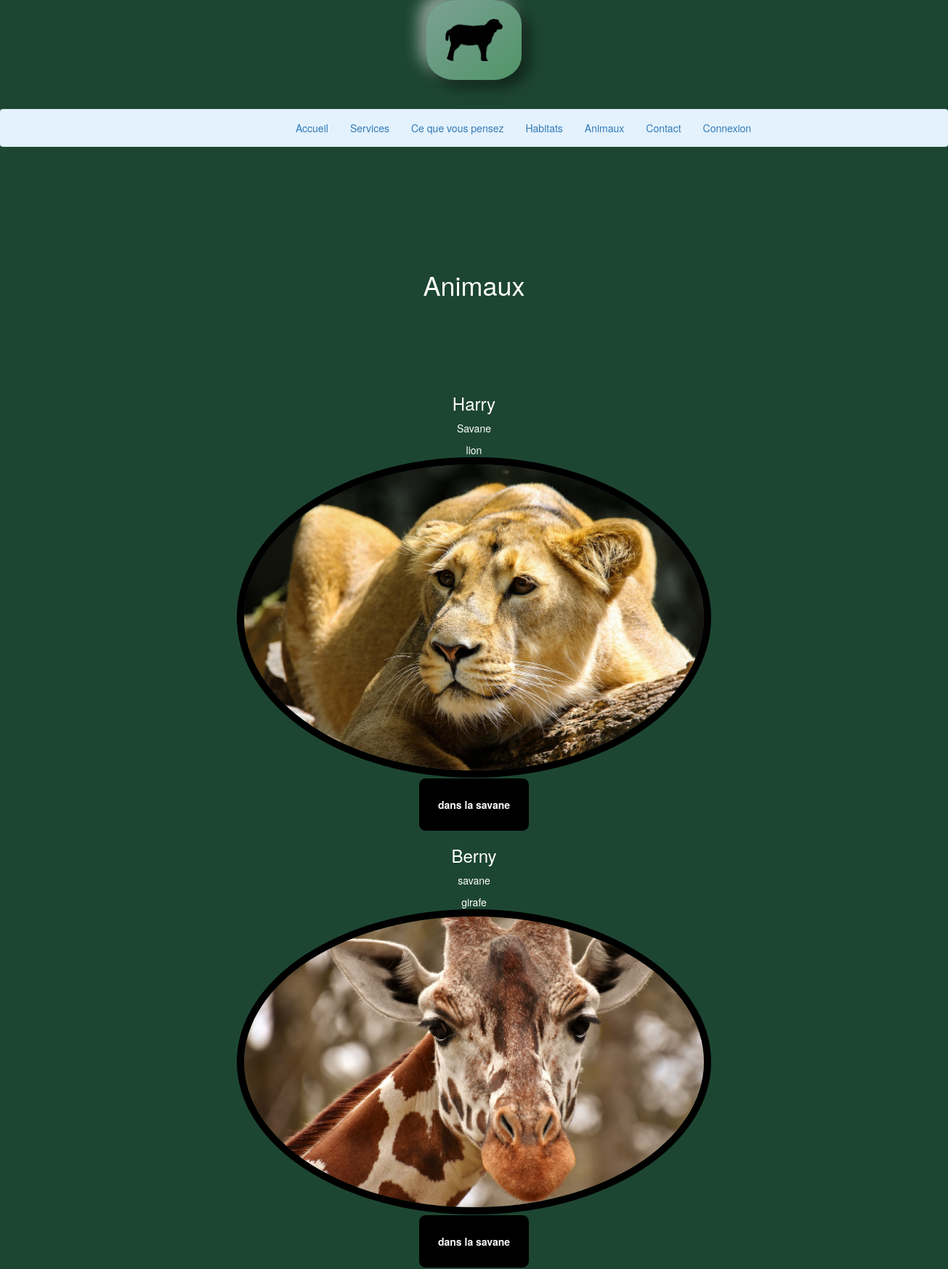
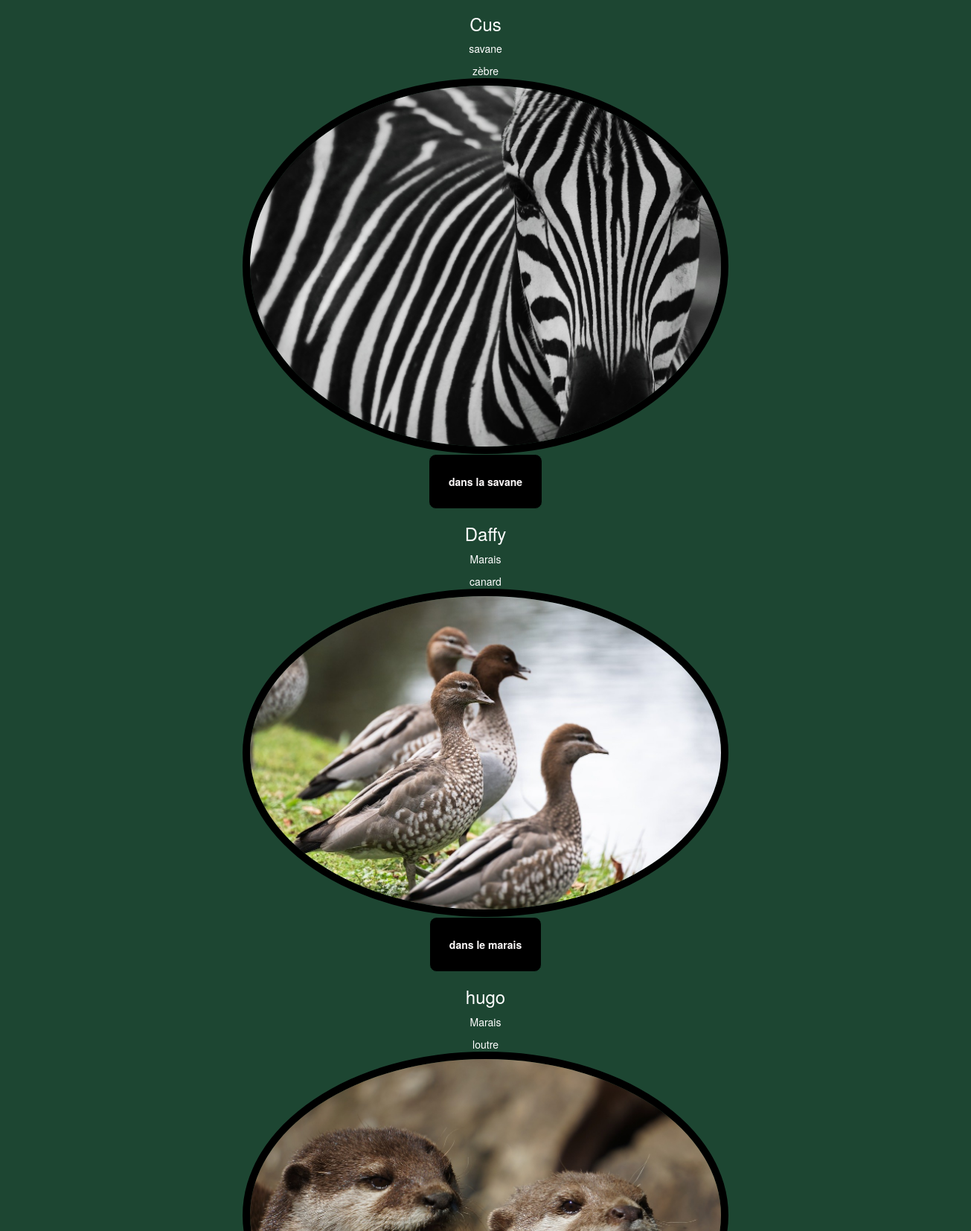
The app's page /php/animal.php (upper part) with its own data (2 pictures, top to bottom).
### tables this page shows
CREATE TABLE `animaux` (
  `id` int NOT NULL AUTO_INCREMENT,
  `prenom` varchar(255) NOT NULL,
  `race` varchar(255) NOT NULL,
  `habitat` varchar(255) NOT NULL,
  `view` int DEFAULT '0',
  PRIMARY KEY (`id`)
);

### php/animal.php (the view, shortened to what this page needs)
<!DOCTYPE html>
<html lang="fr">
<head>
  <link rel="stylesheet" href="https://maxcdn.bootstrapcdn.com/bootstrap/3.4.1/css/bootstrap.min.css">
  <link rel="stylesheet" type="text/css" href="../css/styles.css" />
</head>
<body class='vitrine-accueil'>
  <?php include "_partial/header.php"; ?>
  <br>
  <?php include "_partial/navbar.php"; ?>
  <br>
  <?php
  require('connexion.php');
  $query = "SELECT * FROM animaux";
  $result = mysqli_query($conn, $query);
  if ($result) {
    $row = mysqli_fetch_all($result, MYSQLI_ASSOC);
  } else {
    echo "Error: " . mysqli_error($conn) . $row . $query;
  }
  function updateView($id)
  {
    global $conn;
    $sql = 'UPDATE animaux SET view = view + 1 WHERE id = ?';
    $stmt = $conn->prepare($sql);
    $stmt->bind_param('i', $id);
    return $stmt->execute();
  }
  ?>
  <h1>Animaux</h1>
  <?php foreach ($row as $animal) : ?>
    <div class="card central-card">
      <div class="card-body central-card">
        <h3 class="card-title"><?php echo $animal['prenom']; ?></h3>
        <p class="card-text"><?php echo $animal['habitat']; ?></p>
        <p href="#"><?php echo $animal['race']; ?>
          <?php if (strpos($animal['race'], 'lion') !== false) : ?>
            <br>
            <img src="../images/lion1.jpg" alt="Lion" class="card-img-top">
            <br>
            <a id="savane" href="Lion_sante.php" onclick="<?php updateView($animal['id']) ?>" class="btn btn-primary form-btn">dans la savane</a>
          <?php elseif (strpos($animal['race'], 'girafe') !== false) : ?>
            <br>
            <img src="../images/girafe1.jpg" alt="Girafe" class="card-img-top">
            <br>
            <a id="savane" href="girafe_sante.php" onclick="<?php updateView($animal['id']) ?>" class="btn btn-primary form-btn">dans la savane</a>
          <?php elseif (strpos($animal['race'], 'zèbre') !== false) : ?>
            <br>
            <img src="../images/zebra2.jpg" alt="Zèbre" class="card-img-top">
            <br>
            <a id="savane" href="zebre_sante.php" onclick="<?php updateView($animal['id']) ?>" class="btn btn-primary form-btn">dans la savane</a>
          <?php elseif (strpos($animal['race'], 'chimpanze') !== false) : ?>
            <br>
            <img src="../images/chimpanzee3.jpg" alt="Chimpanze" class="card-img-top">
            <br>
            <a id="jungle" href="chimpanze_sante.php" onclick="<?php updateView($animal['id']) ?>" class="btn btn-primary form-btn">dans la Jungle</a>
          <?php elseif (strpos($animal['race'], 'aigle') !== false) : ?>
            <br>
            <img src="../images/aigle1.jpg" alt="Aigle" class="card-img-top">
            <br>
            <a id="jungle" href="aigle_sante.php" onclick="<?php updateView($animal['id']) ?>" class="btn btn-primary form-btn">dans la Jungle</a>
          <?php elseif (strpos($animal['race'], 'jaguar') !== false) : ?>
            <br>
            <img src="../images/jaguar1.jpg" alt="Jaguar" class="card-img-top">
            <br>
            <a id="jungle" href="jaguar_sante.php" onclick="<?php updateView($animal['id']) ?>" class="btn btn-primary form-btn">dans la Jungle</a>
          <?php elseif (strpos($animal['race'], 'cigogne') !== false) : ?>
            <br>
            <img src="../images/cigogne1.jpg" alt="Cigogne" class="card-img-top">
            <br>
            <a id="marais" href="cigogne_sante.php" onclick="<?php updateView($animal['id']) ?>" class="btn btn-primary form-btn">dans le marais</a>
          <?php elseif (strpos($animal['race'], 'canard') !== false) : ?>
            <br>
            <img src="../images/duck3.jpg" alt="Canard" class="card-img-top">
            <br>
            <a id="marais" href="canard_sante.php" onclick="<?php updateView($animal['id']) ?>" class="btn btn-primary form-btn">dans le marais</a>
          <?php elseif (strpos($animal['race'], 'loutre') !== false) : ?>
            <br>
            <img src="../images/loutre1.jpg" alt="Loutre" class="card-img-top">
            <br>
          <?php else : ?>
            Bientôt dans Arcadia
          <?php endif; ?>
        </p>
      </div>
    </div>
  <?php endforeach; ?>
  <br>
  <?php include "_partial/footer.php"; ?>
  <br>
</body>
</html>

### css/styles.css (style rules this page uses)
h1 { margin: 10%; }
img { width: 100%; height: auto; }
.vitrine-accueil { background-color: #1d4632; text-align: center; color: white; }
#savane, #marais, #jungle { text-align: center; }
.form-btn { color: rgb(253, 250, 250); background-color: #000000; border: #1d4632 solid 1px; text-decoration: none; border-radius: 10px; font-weight: bold; display: inline-block; padding: 2%; }
.card-img-top { width: 50%; border-radius: 70%; border: #000000 solid 10px; }
.central-card { width: 100%; margin: 0 auto; }

### records on screen
animaux: prenom "Harry", habitat "Savane", race "lion"
animaux: prenom "Berny", habitat "savane", race "girafe"
animaux: prenom "Cus", habitat "savane", race "zèbre"
animaux: prenom "Daffy", habitat "Marais", race "canard"
animaux: prenom "hugo", habitat "Marais", race "loutre"
